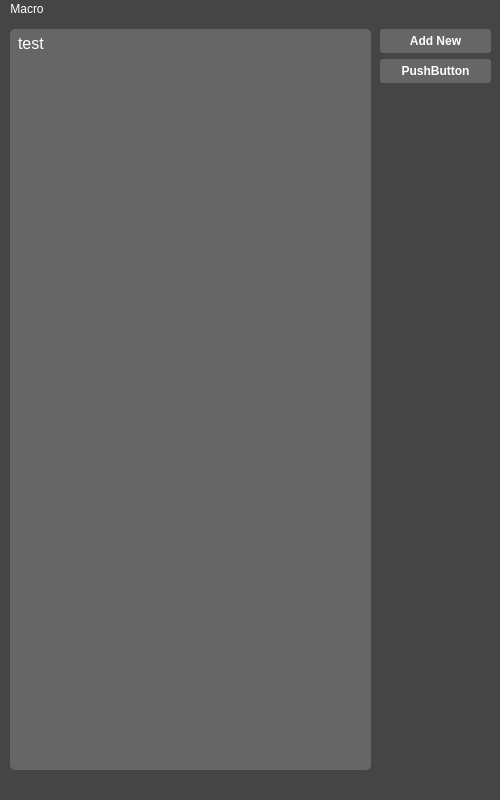
<?xml version="1.0" encoding="UTF-8"?>
<ui version="4.0">
 <class>MainWindow</class>
 <widget class="QMainWindow" name="MainWindow">
  <property name="geometry">
   <rect>
    <x>0</x>
    <y>0</y>
    <width>500</width>
    <height>800</height>
   </rect>
  </property>
  <property name="windowTitle">
   <string>MainWindow</string>
  </property>
  <property name="autoFillBackground">
   <bool>false</bool>
  </property>
  <property name="styleSheet">
   <string notr="true">background-color: rgb(69, 69, 69);
color: rgb(255, 255, 255);</string>
  </property>
  <widget class="QWidget" name="centralwidget">
   <property name="styleSheet">
    <string notr="true">QPushButton, QListView {
alternate-background-color: rgb(102, 102, 102);
background-color: rgb(102, 102, 102);
selection-color: rgb(102, 102, 102);
gridline-color: rgb(102, 102, 102);
border-color: rgb(102, 102, 102);
border-radius: 3px;
padding: 5px;
}

QListView {
border-radius: 5px;
}

</string>
   </property>
   <widget class="QWidget" name="verticalLayoutWidget_2">
    <property name="geometry">
     <rect>
      <x>380</x>
      <y>10</y>
      <width>111</width>
      <height>741</height>
     </rect>
    </property>
    <layout class="QVBoxLayout" name="verticalLayout_3">
     <item>
      <widget class="QPushButton" name="addNewMacro">
       <property name="font">
        <font>
         <bold>true</bold>
        </font>
       </property>
       <property name="text">
        <string>Add New</string>
       </property>
       <property name="checkable">
        <bool>false</bool>
       </property>
      </widget>
     </item>
     <item>
      <widget class="QPushButton" name="addNewPause">
       <property name="font">
        <font>
         <bold>true</bold>
        </font>
       </property>
       <property name="text">
        <string>PushButton</string>
       </property>
      </widget>
     </item>
     <item>
      <spacer name="verticalSpacer">
       <property name="orientation">
        <enum>Qt::Vertical</enum>
       </property>
       <property name="sizeHint" stdset="0">
        <size>
         <width>20</width>
         <height>40</height>
        </size>
       </property>
      </spacer>
     </item>
    </layout>
   </widget>
   <widget class="QListWidget" name="macroList">
    <property name="geometry">
     <rect>
      <x>10</x>
      <y>10</y>
      <width>361</width>
      <height>741</height>
     </rect>
    </property>
    <property name="styleSheet">
     <string notr="true"/>
    </property>
    <item>
     <property name="text">
      <string>test</string>
     </property>
     <property name="font">
      <font>
       <pointsize>12</pointsize>
      </font>
     </property>
    </item>
   </widget>
  </widget>
  <widget class="QMenuBar" name="menubar">
   <property name="geometry">
    <rect>
     <x>0</x>
     <y>0</y>
     <width>500</width>
     <height>21</height>
    </rect>
   </property>
   <widget class="QMenu" name="menuMacro">
    <property name="title">
     <string>Macro</string>
    </property>
   </widget>
   <addaction name="menuMacro"/>
  </widget>
  <widget class="QStatusBar" name="statusbar"/>
 </widget>
 <resources/>
 <connections/>
</ui>
